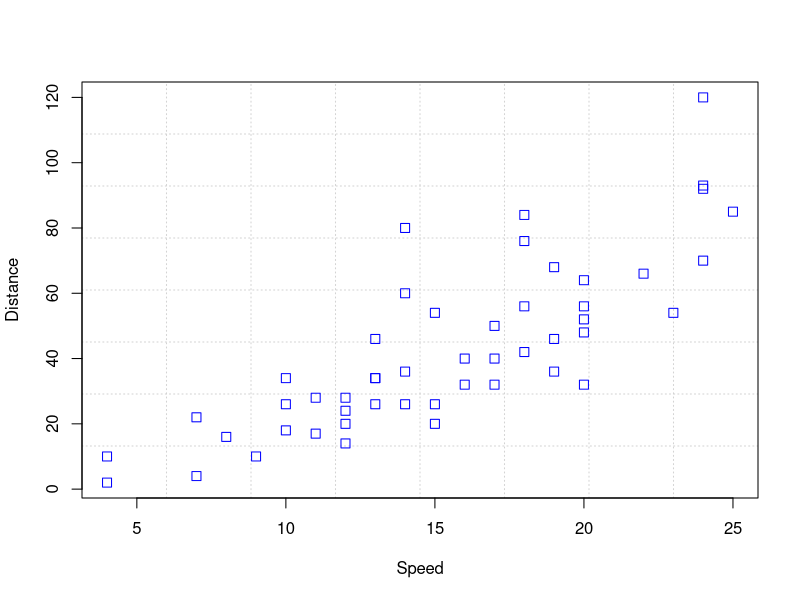
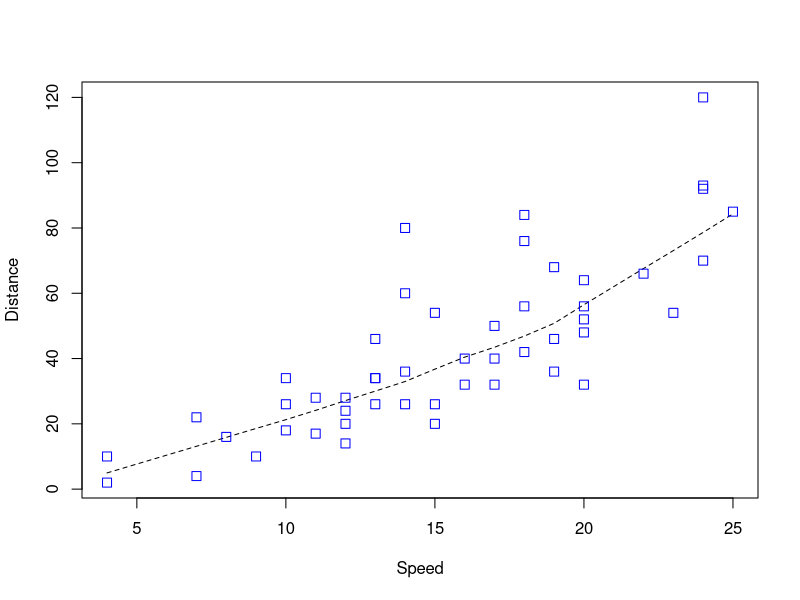
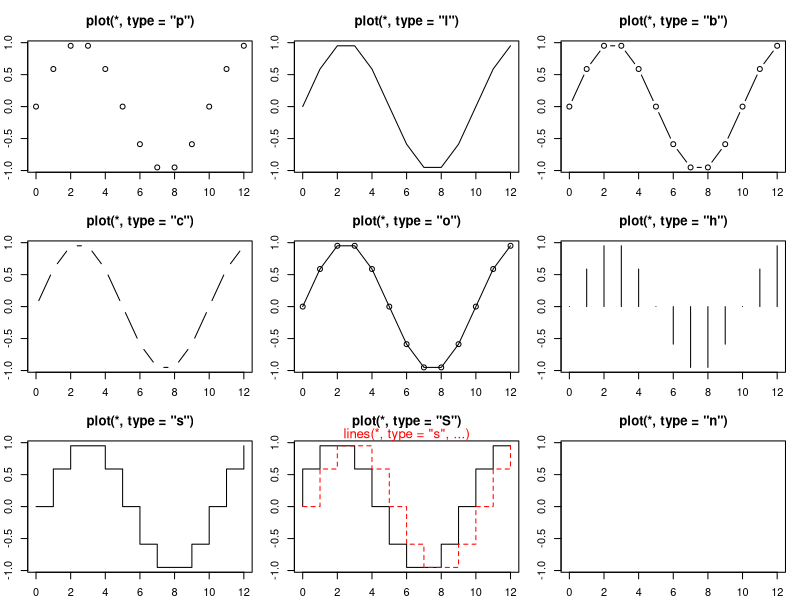
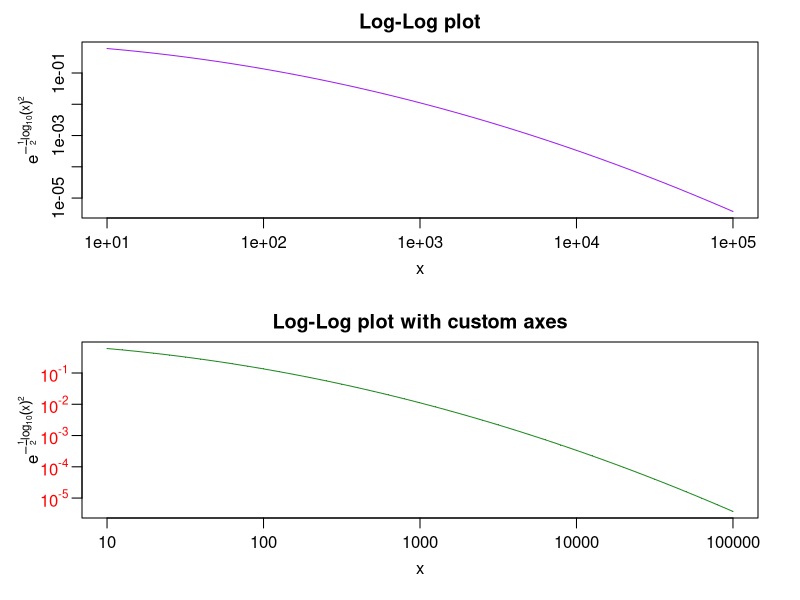
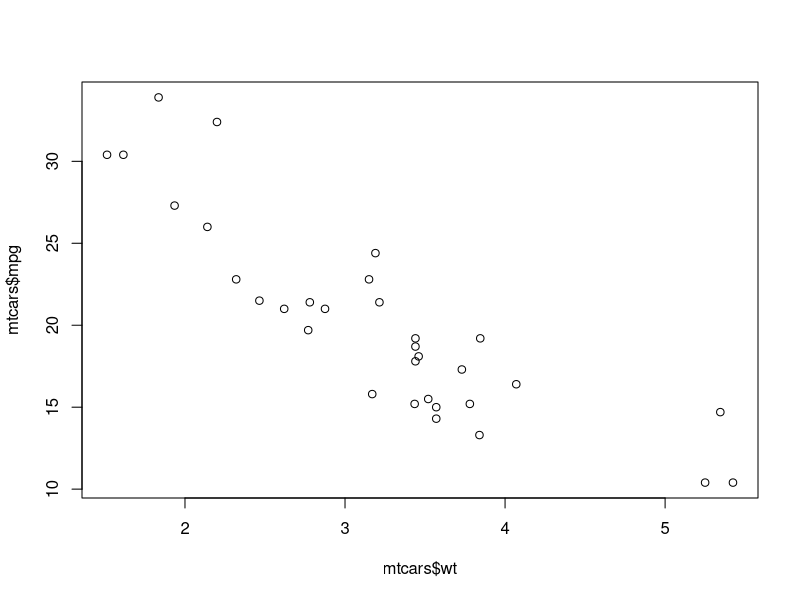
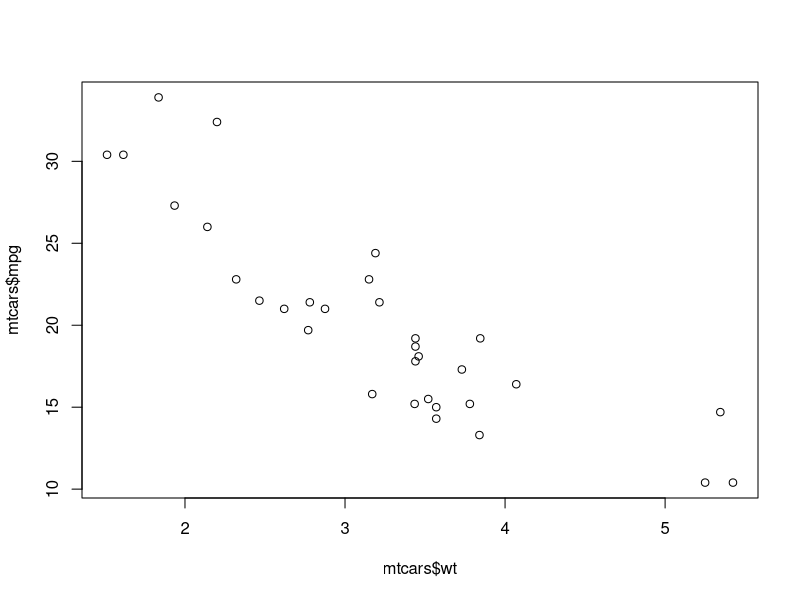
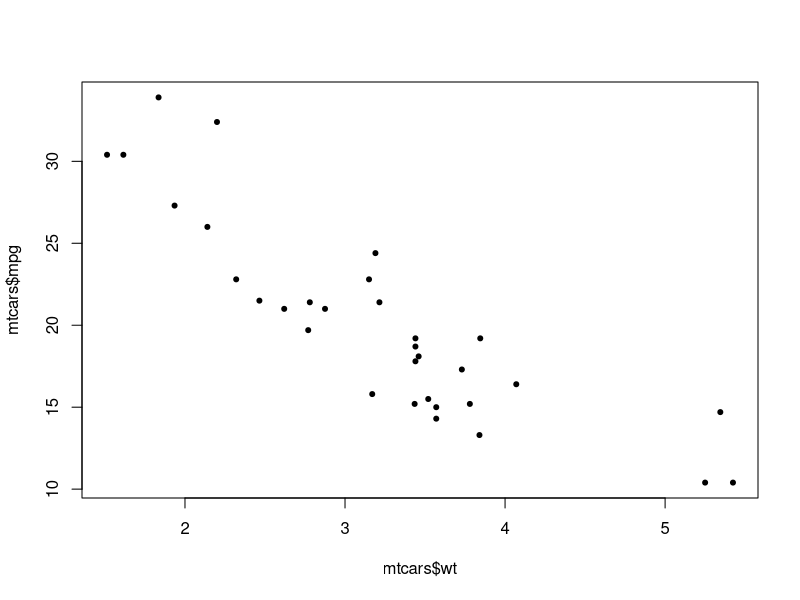
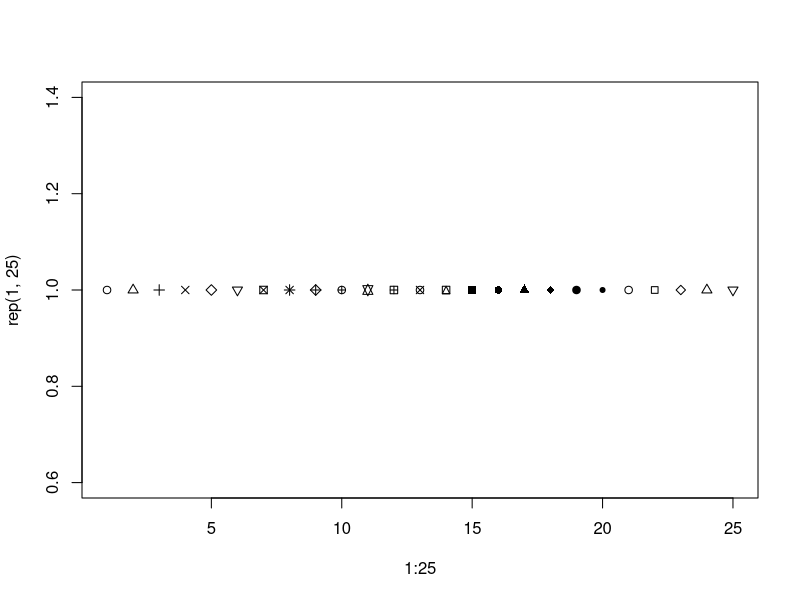

The R source for these figures, in order:
###################################
###################################
########                   ########
########   Data Science 1  ########
########       Lab 4       ######## 
########  5th Nov. 2023    ########
########                   ########
###################################
###################################

## Welcome to lab #4. Today we will start with an introduction to plotting in base R

########################
####    Factors     ####
########################

# Quick note before we start on plotting. One final type of variable we haven't looked at yet is factors
# Factors are used for categorical data. Instead of just allowing any value, like a character variable, factors only allow one of a fixed number of 'levels', with one level serving as a 'reference category'.
# To change the reference category, you can use 
# relevel(x, ref=...)

# For now, just bear in mind that sometimes in certain statistical packages, character variables will need to be recoded as factors using factor(),
# and other times variables that shouldn't be factors get loaded as such and need to be changed back with as.character().

########################
####    Datasets    ####
########################

# R contains a number of inbuilt datasets
# To see a list of them, run
data()

# To load one into your environment, run for example
data(mtcars)

########################
####    Plotting    ####
########################

# Base R has a lot of good functions for plotting, and can be very powerful.

# run the following:
example("plot")
# to get a series of examples of things you can do with the plot() function

# Plot() is the most basic function, and with no arguments it creates a scatterplot.
# it can either take an x variable and a y variable as its 2 first arguments, or it can take a formula
plot(mtcars$wt,mtcars$mpg)
plot(mtcars$mpg~mtcars$wt)

# You can change the shape of the points in a scatterplot with the 'pch' argument
plot(mtcars$wt,mtcars$mpg, pch=20)
# There are 25 preset values for the scatterplot points. To see them all run:
plot(1:25,rep(1,25),pch=1:25)

# You can also put in any symbol you like in quote marks:
plot(mtcars$wt,mtcars$mpg, pch="$")
plot(mtcars$wt,mtcars$mpg,pch="✌") 

# To change x axis and y axis labels, and add a title you can use
plot(mtcars$wt,mtcars$mpg, pch=20, xlab='Weight (1000 lbs)', ylab='Fuel efficiency (mpg)', main='Association between car weight and fuel efficiency') 

# And to change the range of the plot, use
plot(mtcars$wt,mtcars$mpg, pch=20, ylim = c(0,40), xlim = c(0,7))

# Instead of a scatterplot, you can change the type of the plot using 'type'
x <- seq(-4,4,0.2)
y <- dnorm(x)

plot(x,y,pch=20)
plot(x,y,type='l')
plot(x,y,type='h')
plot(x,y,type='b')
plot(x,y,type='s')
plot(x,y,type='o')

# And the color using col
plot(x,y,type='o', col='red')

# For colors you can use preloaded R colors, which you can look up here:
# https://www.nceas.ucsb.edu/sites/default/files/2020-04/colorPaletteCheatsheet.pdf

# You can also use hex codes, such as:
plot(dnorm(seq(-4,4,0.2)),type='o', col='#20cf1a')

# Pick your own color and find its hex code here:
# https://htmlcolorcodes.com/color-picker/
# or use the built-in color picker in Positron/VSCode

# For turning frequencies into histograms or density plots,
# use hist() and density() 

# For barplots and boxplots, we use barplot() and boxplot()
# In barplot, we can use the argument beside = T or beside = F to make a clustered or a stacked bar chart


# Axes can be removed from the original plot using xaxt='n' and yaxt = 'n'
# New axes can be added using the axis() function
# text(), segments(), arrows(), polygon(), legend(), add these respective elements to your plot. 
# Experiment with them or run ?text, ?segments, etc. to find out more.

# Fonts can be changed using the arguments cex (for size), family (for font type), and font (for bold or italics)

# Straight lines can be added to plots using abline()
plot(x,y,type="l", xlim=c(-4,4))
abline(v=0)

plot(mtcars$wt,mtcars$mpg, pch=20, ylim = c(0,40), xlim = c(0,7))
     abline(v=0,h=0,lm(mpg~wt,data=mtcars))

# Layers of different points or lines can be added to a plot using points() and lines
smallcars <- mtcars[mtcars$cyl<=4,]
bigcars <- mtcars[mtcars$cyl>4,]

plot(smallcars$mpg~smallcars$wt, pch=20, col = "slateblue", 
          xlim=c(1,7), ylim = c(5,40),
          xlab=("Weight (1000s of lbs)"),ylab="Miles per gallon")
abline(lm(mpg~wt,data=smallcars), col="slateblue")
points(bigcars$mpg~bigcars$wt, pch=20, col = "firebrick")
abline(lm(mpg~wt,data=bigcars), col="firebrick")

# Legends can be added with legend(), 
# where the first 2 arguments determine the position of the legend
legend(4,40, fill=c("slateblue","firebrick"), 
            legend= c("Small cars (4 cylinders)", "Big cars (5+ cylinders)"),
          bty = "n", cex = 0.8)

#######################
####    Devices    ####
#######################

# When you create a plot, it gets stored to a graph device. This gets opened automatically when you plot, and in Rstudio is displayed on one of the panes.
# You can also open a graphics device manually using quartz() on Mac and Linux and windows() on Windows

# The par() function sets the graphical parameters for the device.
# You can use it to set the margins of the graph (in inches) using mar
par(mar=c(5,5,5,5))
plot(mtcars$wt,mtcars$mpg)

# These parameters will remain attached to the graphical device until you turn them off, with:
dev.off()

# par() can be used to generate multiple plots in the same device with the argument mfrow
# mfrow takes a vector of 2 numbers, first the number of rows then the number of columns of the plot grid

par(mfrow=c(2,2),mar=c(2,2,1,1))
plot(mtcars$wt,mtcars$mpg, pch='%', col='dodgerblue')
plot(mtcars$wt,mtcars$mpg, pch='e', col='#13fee0')
plot(mtcars$wt,mtcars$mpg, pch='^', col='firebrick')
plot(mtcars$wt,mtcars$mpg, pch='4', col=adjustcolor('black',alpha.f=0.4))
dev.off()

#############################
####    Saving graphs    ####
#############################
 
# You can save graphs directly from your device (in RStudio, you would click on the 'export' button)
# However, this can be annoying if you have to go through the process every time you make a small adjustment to your graph
# Also, there is no guarantee of conistency if you save your graphs manually
# Generally, it is better to save your plots using code
# To do this, you must open a graphical device directly in a file
# There are multiple functions for this, see a list here: https://stat.ethz.ch/R-manual/R-devel/library/grDevices/html/Devices.html

# Example: to save a graph as a .png
# First open your png device, provide the dimensions, and name the file:
png(file="my.example.graph.png",
    width=600, height=450)

# then put all of the code for your graph
plot(mtcars$wt,mtcars$mpg)

# When you are done, close the device with
dev.off()




#########################
####    EXERCISES    ####
#########################

# 1.1 Transform the 'wt' variable in the mtcars dataset, which represents the weight of cars in 1000s of lbs,
# to a variable representing that weight in kg. 1 lb = 0.453592kg

mtcars$wt <- mtcars$wt*1000*0.453592
mtcars$wt
plot (mtcars$wt, mtcars$mpg)

# 1.2 Plot a histogram and a density plot of the weights of cars in kg in the mtcars dataset.

 plot(hist(mtcars$wt))
 plot(density(mtcars$wt))

# Let's extract data about survival rates among the Titanic
data(Titanic)
survived <- as.data.frame(Titanic[,,2,2])
died <-  as.data.frame(Titanic[,,2,1])

# Now we create a new data frame from survived and died that contains the proportion of survivors for each combination of sex and class

d <- data.frame(Male = (survived$Freq/(survived$Freq+died$Freq))[1:4],
                Female = (survived$Freq/(survived$Freq+died$Freq))[5:8],
                class = c("1st","2nd","3rd","Crew"))


# Finally we format it for the barplot function.
# Each row must be a sex and each column a class, with row names and column names specified
 barplot_d <- as.matrix(t(d[1:2]))
colnames(barplot_d)<- d$class

# From this dataset, create a clustered barchart
barplot (barplot_d, beside=T, ylim=c(0,1))

# 1.3. Fix this barplot so that the colours are nicer and there is a legend, title, and appropriate axes labels.

barplot(barplot_d,beside=T, ylim=c(0,1), xlab='Class', ylab='Proportion of survivors', main='Proportion of survivors by sex and Class',col=c("#3c4bef","red1"), legend=c("Male","Female"))

# 1.4. Looking at this barplot, what can you say about who was more likely to survive the Titanic?
#      Which group was the least likely to survive?

#women or females(most especially first class) were more likely to survive

# 1.5 Load the Iris dataset 
data(iris)

# Please attempt to replicate the graph from the slides. It is a scatterplot of petal length against sepal length,

plot(iris$Petal.Length, iris$Sepal.Length, ylab= 'Sepal length(cm)', xlab='Petal length(cm)',main= "Relationship between petal and sepal length in irises", pch=18 )

# with species differentiated by color.

plot(iris$Petal.Length, iris$Sepal.Length, col= c(iris$Species),ylab= 'Sepal length(cm)', xlab='Petal length(cm)',main= "Relationship between petal and sepal length in irises", pch=18 )

# Add ablines plotting the linear relationship between petal length and sepal length for each group.
setosa <- iris[iris$Species=="setosa",]
abline(lm(Petal.Length ~ Sepal.Length, data=setosa), col=1)







